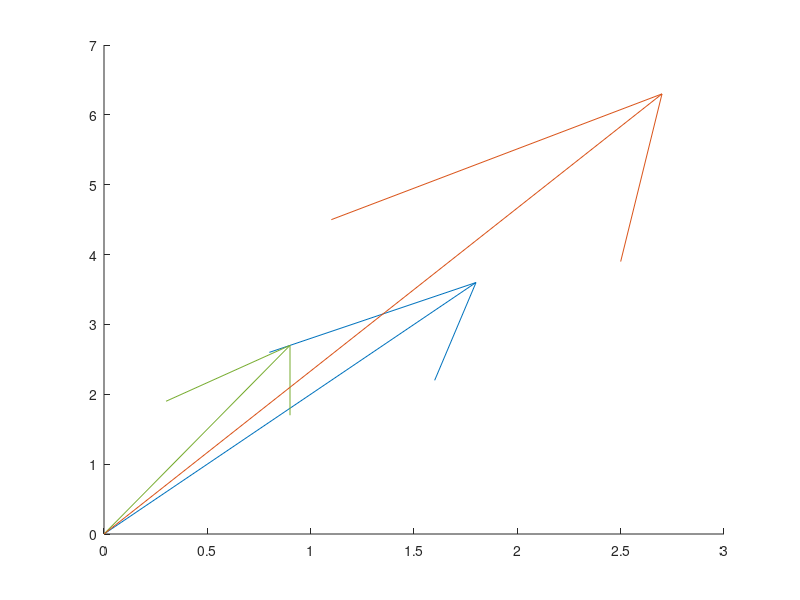

Write the MATLAB code that produced this figure.
%%%%%%%%%%%%%%%%%%%%%%%%%%%%%%%%%%%%%%%%%%%%%%%%%%%%%%%%%%%%%%%%%%%%%%
% The symmetric and antysemetric parts of matrix induces a  
% decomposition of the space. However this decomposition is not orthogonal
%as see in the dot product below
%%%%%%%%%%%%%%%%%%%%%%%%%%%%%%%%%%%%%%%%%%%%%%%%%%%%%%%%%%%%%%%%%%%%%%

clc;
clear;
close all;

A = [[1,2];[3,4]];

Ap = (A + eye(2))/2;
Aq = (A - eye(2))/2;
Ap + Aq
x = [1;1];
y = A*x

figure;
hold on;
y1 = Ap * x;
y2 = Aq * x;
y1 + y2
quiver(0, 0, y1(1), y1(2));
quiver(0, 0, y2(1), y2(2));
quiver(0, 0, y(1), y(2));
dot(y1,y2)
